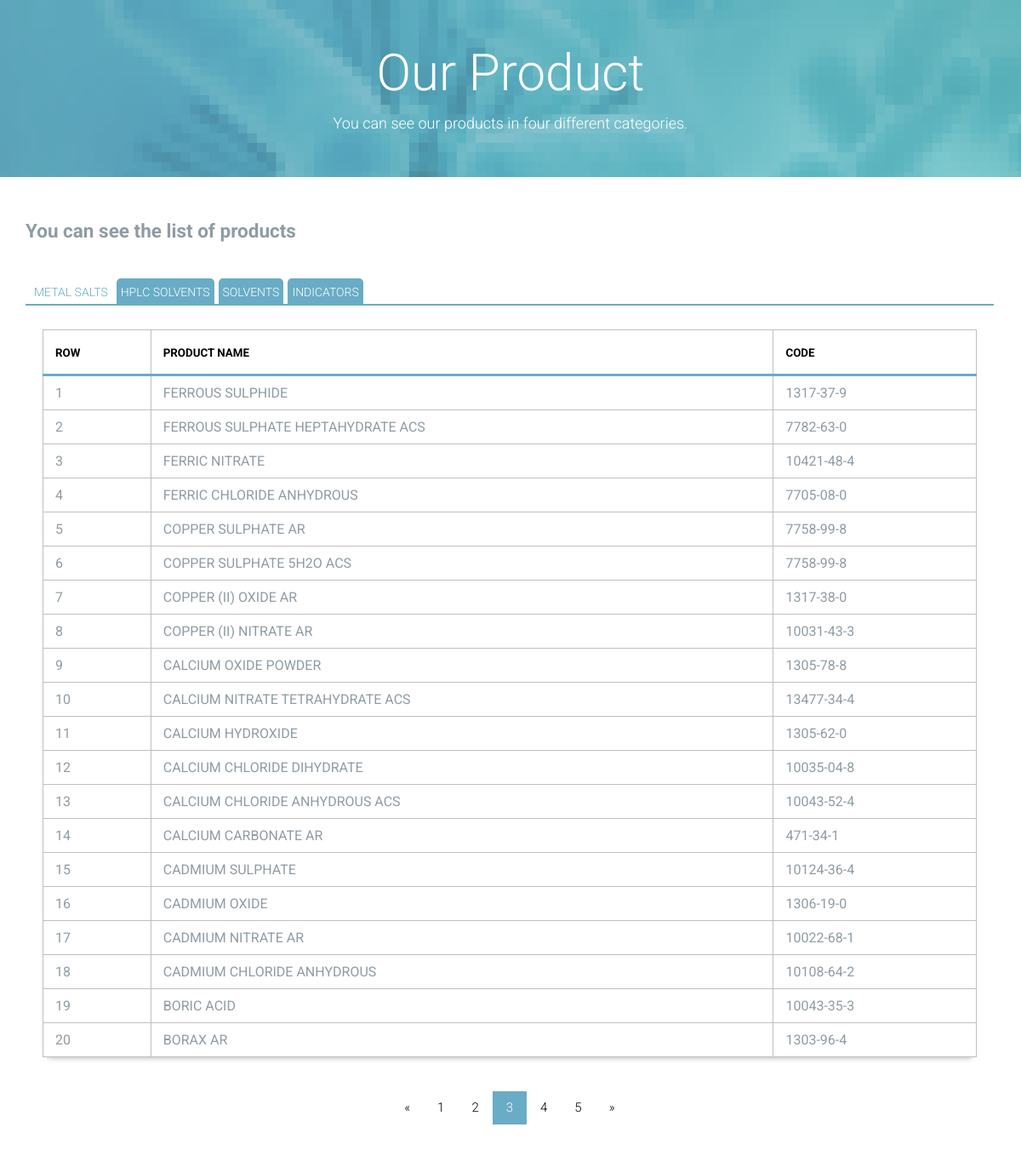
The page /Products?pagemetal=3 on the database its author committed.
### Products/models.py (models this page shows, shortened)
class Products(models.Model):
    class Meta:
        verbose_name = "product "
        verbose_name_plural = "products"
    title = models.CharField(max_length=50, verbose_name="title")
    categories = models.ForeignKey(ProductCategories, verbose_name="categories",on_delete=models.CASCADE, blank=True, null=True)
    code = models.CharField(max_length=50,null=True,blank=True)
    grade = models.CharField(max_length=50, null=True, blank=True)
    packing = models.CharField(max_length=50, null=True, blank=True)
    author = models.ForeignKey(User, on_delete=models.CASCADE, verbose_name="author",null=True,blank=True)

### Products/views.py (the view)
# urls.py: path('Products', views.ProductsView.as_view(), name="ProductsList"),
def ProductsView(request):
    pagemetal: int = 1
    if (request.GET.get('pagemetal')):
        pagemetal: int = request.GET.get('pagemetal')
    productsmetalsalt = Products.objects.filter(categories_id=3).order_by('-id')
    paginatorMetal = Paginator(productsmetalsalt, 20)
    productsmetalsalt = paginatorMetal.page(pagemetal)
    pagehplc: int = 1
    if (request.GET.get('pagehplc')):
        pagehplc: int = request.GET.get('pagehplc')
    productsHplc = Products.objects.filter(categories_id=4).order_by('-id')
    paginatorHplc = Paginator(productsHplc, 20)
    productsHplc = paginatorHplc.page(pagehplc)
    pagesolvent: int = 1
    if (request.GET.get('pagesolvent')):
        pagesolvent: int = request.GET.get('pagesolvent')
    productsSolvent = Products.objects.filter(categories_id=5).order_by('-id')
    paginatorsolvent = Paginator(productsSolvent, 20)
    productsSolvent = paginatorsolvent.page(pagesolvent)
    pageindic: int = 1
    if (request.GET.get('pageindic')):
        pageindic: int = request.GET.get('pageindic')
    productsindic = Products.objects.filter(categories_id=6).order_by('-id')
    paginatorindic = Paginator(productsindic, 20)
    productsindic = paginatorsolvent.page(pageindic)
    return render(request, 'Products/ListProducts.html', {
        'productsmetalsalt': productsmetalsalt,
        'productsHplc': productsHplc,
        'productsSolvent': productsSolvent,
        'productsindic': productsindic,
        'paginatorMetal': paginatorMetal,
        'paginatorHplc': paginatorHplc,
        'paginatorsolvent': paginatorsolvent,
        'paginatorindic': paginatorindic,
    })

### Products/templates/Products/ListProducts.html (shortened to what this page needs)
{% extends 'layout/base.html' %}
{% load static %}
{% block content %}
    <div class="page-head" data-bg-image="{% static 'home/images/page-head-3.jpg' %}"
         style="background-image: url(&quot;images/page-head-3.jpg&quot;);">
        <div class="container">
            <h2 class="page-title">Our Product</h2>
            <small>You can see our products in four different categories.</small>
        </div>
    </div>
    <main class="main-content">
        <div class="fullwidth-block">
            <div class="container">
                <h2>You can see the list of products</h2>
                <br>
                <div class="tabBox">
                    <ul class="tabs">
                        <li><a href="#METAL_SALTS ">METAL SALTS </a></li>
                        <li><a href="#HPLC_SOLVENTS">HPLC SOLVENTS</a></li>
                        <li><a href="#SOLVENTS">SOLVENTS</a></li>
                        <li><a href="#INDICATORS">INDICATORS</a></li>
                    </ul>
                    <div class="tabContainer">
                        <div id="METAL_SALTS" style="text-align: center" class="tabContent">
                            <div class="my_table">
                                <div class="table-responsive">
                                    <table>
                                        <thead>
                                        <tr>
                                            <th>row</th>
                                            <th>product name</th>
                                            <th>code</th>
                                        </tr>
                                        </thead>
                                        <tbody>
                                        {% for metal in productsmetalsalt %}
                                            <tr>
                                                <td>{{ forloop.counter }}</td>
                                                <td>{{ metal.title }}</td>
                                                <td>{{ metal.code }}</td>
                                            </tr>
                                        {% endfor %}
                                        </tbody>
                                    </table>
                                </div>
                            </div>
                            <div class="pagination">
                                {% if productsmetalsalt.has_previous %}
                                    <a href="?pagemetal={{ productsmetalsalt.previous_page_number }}">&laquo;</a>
                                {% endif %}
                                {% for pageNumber in paginatorMetal.page_range %}
                                    <a href="?pagemetal={{ pageNumber }}"
                                       class="{% if productsmetalsalt.number == pageNumber %} active  {% endif %}">{{ pageNumber }}</a>
                                {% endfor %}
                                {% if productsmetalsalt.has_next %}
                                    <a href="?pagemetal={{ productsmetalsalt.next_page_number }}">&raquo;</a>
                                {% endif %}
                            </div>
                        </div>
                    </div>
                </div>
            </div>
        </div>
    </main>
{% endblock %}

### static/home/style.css (style rules this page uses)
html { background: #fff; color: #000; -webkit-text-size-adjust: 100%; -ms-text-size-adjust: 100%; }
html, button, input, select, textarea { font-family: sans-serif; }
body { margin: 0; }
a { background: transparent; }
h2 { font-size: 1.5em; margin: 0.83em 0; }
small { font-size: 80%; }
table { border-collapse: collapse; border-spacing: 0; }
*, *:before, *:after { box-sizing: border-box; }
html { font-size: 15px; }
body { color: #8e9ca5; font-family: "Roboto", "Open Sans", sans-serif; font-weight: 300; line-height: 1.5; }
h1, h2, h3, h4, h5, h6 { font-weight: 700; margin: 0 0 20px; line-height: normal; }
ul, ol { margin: 0; padding-left: 0; }
a { text-decoration: none; color: #69acc7; }
.container { margin-right: auto; margin-left: auto; padding-left: 15px; padding-right: 15px; *zoom: 1; }
.container:after { content: " "; clear: both; display: block; overflow: hidden; height: 0; }
@media (min-width: 768px) { .container { width: 750px; } }
@media (min-width: 992px) { .container { width: 970px; } }
@media (min-width: 1200px) { .container { width: 1170px; } }
.page-head { background-size: cover; padding: 50px 0; text-align: center; color: white; }
.page-head .page-title { font-size: 60px; font-size: 4em; font-weight: 300; margin: 0 0 10px; }
.page-head small { font-size: 18px; font-size: 1.2em; }
.fullwidth-block { padding: 50px 0; }

### static/home/customStyle.css (style rules this page uses)
div.tabBox { width:99.9%; float:left; overflow: visible; }
ul.tabs { margin: 0; padding: 0; float: left; list-style: none; height: 32px; width:99.9%; }
ul.tabs li { float: left; margin-left: 5px; padding: 0; height: 32px; line-height: 32px; margin-bottom: -1px; overflow: hidden; position: relative; }
ul.tabs li a { display: block; padding: 0 5px; outline: none; background:none; }
.tabContainer { border-top: none; overflow: hidden; clear: both; float: left; width:99.9%; min-height:300px; margin-bottom:10px; }
.tabContent { padding: 20px; }
ul.tabs { border-bottom: 2px solid #69acc6; border-top-left-radius:5px; -moz-border-top-left-radius:5px; -webkit-border-top-left-radius:5px; }
ul.tabs li a { background:#69acc6; text-decoration: none; font-size: 14px; color: #ffffff; outline: none; border-top-left-radius:5px; -moz-border-top-left-radius:5px; -webkit-border-top-left-radius:5px; border-top-right-radius:5px; -moz-border-top-right-radius:5px; -webkit-border-top-right-radius:5px; }
ul.tabs li.active { border-bottom:2px solid #69acc6; }
ul.tabs li.active a, ul.tabs li.active a:hover { background: #fff; color: #69acc6; }
div.tabContainer { background:#fff; }

### Products/templates/Products/ListProducts.html (style rules this page uses)
.pagination { margin: 0 auto; display: inline-block; }
.pagination a { color: black; float: left; padding: 8px 16px; text-decoration: none; }
.pagination a.active { background-color: #69acc6; color: white; }
.my_table .table-responsive { min-height: 0.01%; overflow-x: auto; }
.my_table table { border-collapse: collapse; border-spacing: 0; -webkit-box-shadow: 0px 7px 6px -6px rgba(0, 0, 0, 0.28); -moz-box-shadow: 0px 7px 6px -6px rgba(0, 0, 0, 0.28); box-shadow: 0px 7px 6px -6px rgba(0, 0, 0, 0.28); margin-bottom: 40px; margin-top: 0.5em; width: 100%; max-width: 100%; }
.my_table table thead tr { border-bottom: 3px solid #69acc6; color: #000; }
.my_table table thead th, .my_table table tfoot th { background-color: #fff; color: #000; font-size: 0.83333em; line-height: 1.8; padding: 15px 14px 13px 14px; position: relative; text-align: left; text-transform: uppercase; }
.my_table table tbody tr { background-color: #fff; }
.my_table table th, .my_table table td { border: 1px solid #bfbfbf; padding: 10px 14px; position: relative; vertical-align: middle; }

### rows shown on the page
Products: title "FERROUS SULPHIDE", code "1317-37-9"
Products: title "FERROUS SULPHATE HEPTAHYDRATE ACS", code "7782-63-0"
Products: title "FERRIC NITRATE", code "10421-48-4"
Products: title "FERRIC CHLORIDE ANHYDROUS", code "7705-08-0"
Products: title "COPPER SULPHATE AR", code "7758-99-8"
Products: title "COPPER SULPHATE 5H2O ACS", code "7758-99-8"
Products: title "COPPER (II) OXIDE AR", code "1317-38-0"
Products: title "COPPER (II) NITRATE AR", code "10031-43-3"
Products: title "CALCIUM OXIDE POWDER", code "1305-78-8"
Products: title "CALCIUM NITRATE TETRAHYDRATE ACS", code "13477-34-4"
Products: title "CALCIUM HYDROXIDE", code "1305-62-0"
Products: title "CALCIUM CHLORIDE DIHYDRATE", code "10035-04-8"
Products: title "CALCIUM CHLORIDE ANHYDROUS ACS", code "10043-52-4"
Products: title "CALCIUM CARBONATE AR", code "471-34-1"
Products: title "CADMIUM SULPHATE", code "10124-36-4"
Products: title "CADMIUM OXIDE", code "1306-19-0"
Products: title "CADMIUM NITRATE AR", code "10022-68-1"
Products: title "CADMIUM CHLORIDE ANHYDROUS", code "10108-64-2"
Products: title "BORIC ACID", code "10043-35-3"
Products: title "BORAX AR", code "1303-96-4"

### other values the page prints
{{ pageNumber }} "1" "2" "3" "4" "5"
